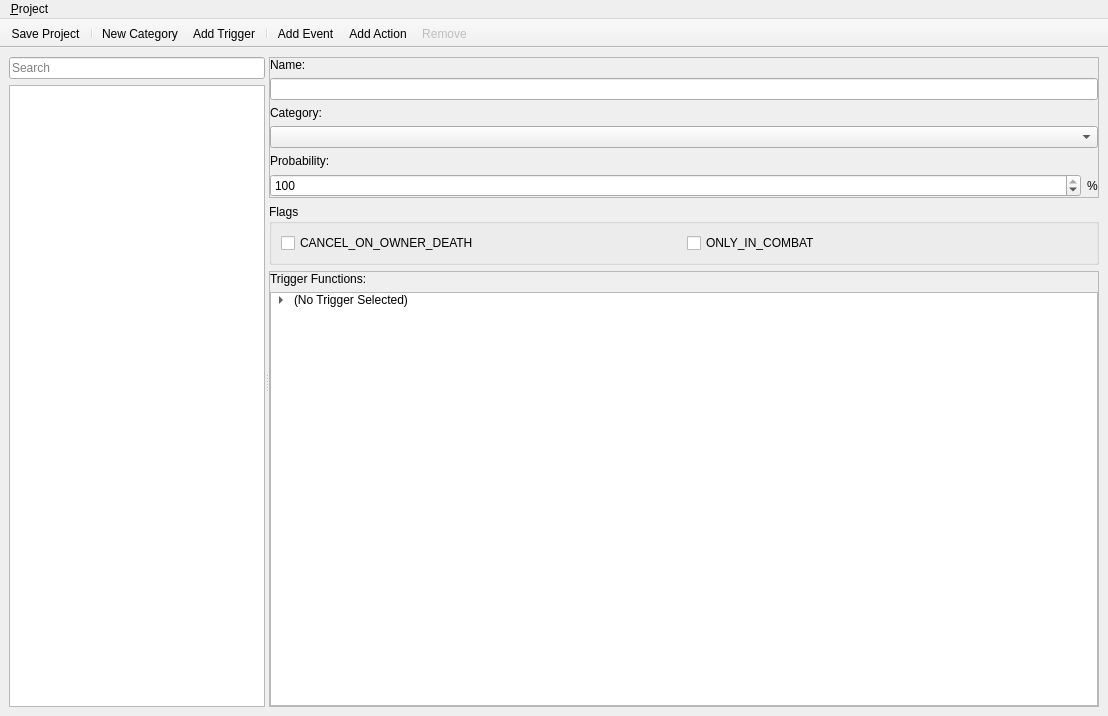
<?xml version="1.0" encoding="UTF-8"?>
<ui version="4.0">
 <class>TriggerEditor</class>
 <widget class="QMainWindow" name="TriggerEditor">
  <property name="geometry">
   <rect>
    <x>0</x>
    <y>0</y>
    <width>1108</width>
    <height>716</height>
   </rect>
  </property>
  <property name="windowTitle">
   <string>Trigger Editor</string>
  </property>
  <property name="windowIcon">
   <iconset resource="../qrc/editor.qrc">
    <normaloff>:/ico101.ico</normaloff>:/ico101.ico</iconset>
  </property>
  <widget class="QWidget" name="centralwidget">
   <layout class="QVBoxLayout" name="verticalLayout_5">
    <item>
     <widget class="QSplitter" name="splitter">
      <property name="orientation">
       <enum>Qt::Horizontal</enum>
      </property>
      <widget class="QWidget" name="layoutWidget">
       <layout class="QVBoxLayout" name="verticalLayout_4">
        <item>
         <widget class="QLineEdit" name="triggerFilter">
          <property name="placeholderText">
           <string>Search</string>
          </property>
          <property name="clearButtonEnabled">
           <bool>true</bool>
          </property>
         </widget>
        </item>
        <item>
         <widget class="QTreeView" name="triggerView">
          <property name="sizePolicy">
           <sizepolicy hsizetype="Expanding" vsizetype="Preferred">
            <horstretch>0</horstretch>
            <verstretch>0</verstretch>
           </sizepolicy>
          </property>
          <property name="focusPolicy">
           <enum>Qt::ClickFocus</enum>
          </property>
          <property name="frameShape">
           <enum>QFrame::StyledPanel</enum>
          </property>
          <property name="frameShadow">
           <enum>QFrame::Sunken</enum>
          </property>
          <property name="alternatingRowColors">
           <bool>true</bool>
          </property>
          <property name="rootIsDecorated">
           <bool>false</bool>
          </property>
          <attribute name="headerVisible">
           <bool>false</bool>
          </attribute>
         </widget>
        </item>
       </layout>
      </widget>
      <widget class="QWidget" name="triggerRightSide" native="true">
       <property name="sizePolicy">
        <sizepolicy hsizetype="Expanding" vsizetype="Expanding">
         <horstretch>1</horstretch>
         <verstretch>1</verstretch>
        </sizepolicy>
       </property>
       <layout class="QVBoxLayout" name="verticalLayout_2">
        <property name="leftMargin">
         <number>0</number>
        </property>
        <property name="topMargin">
         <number>0</number>
        </property>
        <property name="rightMargin">
         <number>0</number>
        </property>
        <property name="bottomMargin">
         <number>0</number>
        </property>
        <item>
         <widget class="QFrame" name="frame">
          <property name="sizePolicy">
           <sizepolicy hsizetype="Expanding" vsizetype="Fixed">
            <horstretch>1</horstretch>
            <verstretch>0</verstretch>
           </sizepolicy>
          </property>
          <property name="minimumSize">
           <size>
            <width>0</width>
            <height>0</height>
           </size>
          </property>
          <property name="styleSheet">
           <string notr="true"/>
          </property>
          <property name="frameShape">
           <enum>QFrame::StyledPanel</enum>
          </property>
          <property name="frameShadow">
           <enum>QFrame::Raised</enum>
          </property>
          <layout class="QVBoxLayout" name="verticalLayout_6">
           <property name="leftMargin">
            <number>0</number>
           </property>
           <property name="topMargin">
            <number>0</number>
           </property>
           <property name="rightMargin">
            <number>0</number>
           </property>
           <property name="bottomMargin">
            <number>0</number>
           </property>
           <item>
            <layout class="QVBoxLayout" name="verticalLayout">
             <item>
              <widget class="QLabel" name="label">
               <property name="text">
                <string>Name:</string>
               </property>
              </widget>
             </item>
             <item>
              <widget class="QLineEdit" name="triggerNameBox"/>
             </item>
             <item>
              <widget class="QLabel" name="label_3">
               <property name="text">
                <string>Category:</string>
               </property>
              </widget>
             </item>
             <item>
              <widget class="QComboBox" name="triggerCategoryBox"/>
             </item>
             <item>
              <widget class="QLabel" name="label_4">
               <property name="text">
                <string>Probability:</string>
               </property>
              </widget>
             </item>
             <item>
              <layout class="QHBoxLayout" name="horizontalLayout">
               <item>
                <widget class="QSpinBox" name="probabilityBox">
                 <property name="minimum">
                  <number>1</number>
                 </property>
                 <property name="maximum">
                  <number>100</number>
                 </property>
                 <property name="value">
                  <number>100</number>
                 </property>
                </widget>
               </item>
               <item>
                <widget class="QLabel" name="label_5">
                 <property name="sizePolicy">
                  <sizepolicy hsizetype="Maximum" vsizetype="Preferred">
                   <horstretch>0</horstretch>
                   <verstretch>0</verstretch>
                  </sizepolicy>
                 </property>
                 <property name="text">
                  <string>%</string>
                 </property>
                </widget>
               </item>
              </layout>
             </item>
            </layout>
           </item>
          </layout>
         </widget>
        </item>
        <item>
         <widget class="QGroupBox" name="flagBox">
          <property name="title">
           <string>Flags</string>
          </property>
          <layout class="QGridLayout" name="gridLayout">
           <item row="0" column="0">
            <widget class="QCheckBox" name="flag_1">
             <property name="text">
              <string>CANCEL_ON_OWNER_DEATH</string>
             </property>
            </widget>
           </item>
           <item row="0" column="1">
            <widget class="QCheckBox" name="flag_2">
             <property name="text">
              <string>ONLY_IN_COMBAT</string>
             </property>
            </widget>
           </item>
          </layout>
         </widget>
        </item>
        <item>
         <widget class="QFrame" name="frame_2">
          <property name="sizePolicy">
           <sizepolicy hsizetype="Expanding" vsizetype="Expanding">
            <horstretch>1</horstretch>
            <verstretch>1</verstretch>
           </sizepolicy>
          </property>
          <property name="frameShape">
           <enum>QFrame::StyledPanel</enum>
          </property>
          <property name="frameShadow">
           <enum>QFrame::Raised</enum>
          </property>
          <layout class="QVBoxLayout" name="verticalLayout_3">
           <property name="leftMargin">
            <number>0</number>
           </property>
           <property name="topMargin">
            <number>0</number>
           </property>
           <property name="rightMargin">
            <number>0</number>
           </property>
           <property name="bottomMargin">
            <number>0</number>
           </property>
           <item>
            <widget class="QLabel" name="label_2">
             <property name="text">
              <string>Trigger Functions:</string>
             </property>
            </widget>
           </item>
           <item>
            <widget class="QTreeWidget" name="functionView">
             <property name="sizePolicy">
              <sizepolicy hsizetype="Expanding" vsizetype="Expanding">
               <horstretch>0</horstretch>
               <verstretch>2</verstretch>
              </sizepolicy>
             </property>
             <property name="focusPolicy">
              <enum>Qt::ClickFocus</enum>
             </property>
             <property name="styleSheet">
              <string notr="true"/>
             </property>
             <property name="dragEnabled">
              <bool>true</bool>
             </property>
             <property name="alternatingRowColors">
              <bool>true</bool>
             </property>
             <property name="rootIsDecorated">
              <bool>true</bool>
             </property>
             <attribute name="headerVisible">
              <bool>false</bool>
             </attribute>
             <column>
              <property name="text">
               <string>1</string>
              </property>
             </column>
             <item>
              <property name="text">
               <string>(No Trigger Selected)</string>
              </property>
              <property name="icon">
               <iconset resource="../qrc/editor.qrc">
                <normaloff>:/ico101.ico</normaloff>:/ico101.ico</iconset>
              </property>
              <item>
               <property name="text">
                <string>Events</string>
               </property>
               <property name="icon">
                <iconset resource="../qrc/editor.qrc">
                 <normaloff>:/Trigger.png</normaloff>:/Trigger.png</iconset>
               </property>
               <property name="flags">
                <set>ItemIsSelectable|ItemIsDropEnabled|ItemIsUserCheckable|ItemIsEnabled</set>
               </property>
              </item>
              <item>
               <property name="text">
                <string>Conditions</string>
               </property>
               <property name="icon">
                <iconset resource="../qrc/editor.qrc">
                 <normaloff>:/ActiveQuestIcon.png</normaloff>:/ActiveQuestIcon.png</iconset>
               </property>
               <property name="flags">
                <set>ItemIsSelectable|ItemIsDropEnabled|ItemIsUserCheckable|ItemIsEnabled</set>
               </property>
              </item>
              <item>
               <property name="text">
                <string>Actions</string>
               </property>
               <property name="icon">
                <iconset resource="../qrc/editor.qrc">
                 <normaloff>:/Trade_Engineering.png</normaloff>:/Trade_Engineering.png</iconset>
               </property>
               <property name="flags">
                <set>ItemIsSelectable|ItemIsDropEnabled|ItemIsUserCheckable|ItemIsEnabled</set>
               </property>
              </item>
             </item>
            </widget>
           </item>
          </layout>
         </widget>
        </item>
       </layout>
      </widget>
     </widget>
    </item>
   </layout>
  </widget>
  <widget class="QMenuBar" name="menubar">
   <property name="geometry">
    <rect>
     <x>0</x>
     <y>0</y>
     <width>1108</width>
     <height>21</height>
    </rect>
   </property>
   <widget class="QMenu" name="menu_Project">
    <property name="title">
     <string>&amp;Project</string>
    </property>
   </widget>
   <addaction name="menu_Project"/>
  </widget>
  <widget class="QToolBar" name="toolBar">
   <property name="windowTitle">
    <string>toolBar</string>
   </property>
   <property name="movable">
    <bool>false</bool>
   </property>
   <property name="iconSize">
    <size>
     <width>16</width>
     <height>16</height>
    </size>
   </property>
   <property name="floatable">
    <bool>false</bool>
   </property>
   <attribute name="toolBarArea">
    <enum>TopToolBarArea</enum>
   </attribute>
   <attribute name="toolBarBreak">
    <bool>false</bool>
   </attribute>
   <addaction name="actionSave"/>
   <addaction name="separator"/>
   <addaction name="actionNewCategory"/>
   <addaction name="actionNewTrigger"/>
   <addaction name="separator"/>
   <addaction name="actionAddEvent"/>
   <addaction name="actionAddAction"/>
   <addaction name="actionRemove"/>
  </widget>
  <action name="actionSave">
   <property name="icon">
    <iconset resource="../qrc/editor.qrc">
     <normaloff>:/Save.png</normaloff>:/Save.png</iconset>
   </property>
   <property name="text">
    <string>Save Project</string>
   </property>
  </action>
  <action name="actionObjectEditor">
   <property name="checkable">
    <bool>true</bool>
   </property>
   <property name="icon">
    <iconset resource="../qrc/editor.qrc">
     <normaloff>:/Units.png</normaloff>:/Units.png</iconset>
   </property>
   <property name="text">
    <string>Object Editor</string>
   </property>
   <property name="shortcut">
    <string>F6</string>
   </property>
  </action>
  <action name="actionTriggerEditor">
   <property name="checkable">
    <bool>true</bool>
   </property>
   <property name="checked">
    <bool>true</bool>
   </property>
   <property name="icon">
    <iconset resource="../qrc/editor.qrc">
     <normaloff>:/Trigger.png</normaloff>:/Trigger.png</iconset>
   </property>
   <property name="text">
    <string>Trigger Editor</string>
   </property>
   <property name="toolTip">
    <string>Trigger Editor</string>
   </property>
  </action>
  <action name="actionNewCategory">
   <property name="icon">
    <iconset resource="../qrc/editor.qrc">
     <normaloff>:/Folder.png</normaloff>:/Folder.png</iconset>
   </property>
   <property name="text">
    <string>New Category</string>
   </property>
   <property name="toolTip">
    <string>New Category</string>
   </property>
   <property name="shortcut">
    <string>Ctrl+Shift+N</string>
   </property>
  </action>
  <action name="actionNewTrigger">
   <property name="icon">
    <iconset resource="../qrc/editor.qrc">
     <normaloff>:/File.png</normaloff>:/File.png</iconset>
   </property>
   <property name="text">
    <string>Add Trigger</string>
   </property>
   <property name="toolTip">
    <string>Add Trigger</string>
   </property>
  </action>
  <action name="actionRemove">
   <property name="enabled">
    <bool>false</bool>
   </property>
   <property name="text">
    <string>Remove</string>
   </property>
   <property name="shortcut">
    <string>Del</string>
   </property>
   <property name="shortcutContext">
    <enum>Qt::WidgetWithChildrenShortcut</enum>
   </property>
  </action>
  <action name="actionAddEvent">
   <property name="icon">
    <iconset resource="../qrc/editor.qrc">
     <normaloff>:/Trigger.png</normaloff>:/Trigger.png</iconset>
   </property>
   <property name="text">
    <string>Add Event</string>
   </property>
  </action>
  <action name="actionAddAction">
   <property name="icon">
    <iconset resource="../qrc/editor.qrc">
     <normaloff>:/Trade_Engineering.png</normaloff>:/Trade_Engineering.png</iconset>
   </property>
   <property name="text">
    <string>Add Action</string>
   </property>
  </action>
 </widget>
 <resources>
  <include location="../qrc/editor.qrc"/>
 </resources>
 <connections/>
</ui>
